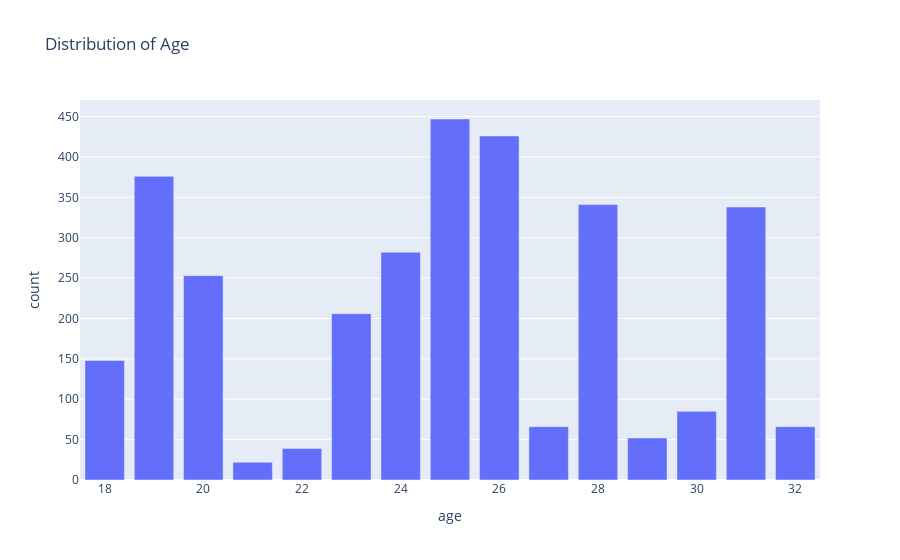

Notebook code for this chart:
### Markdown cell above
<a id="1-1"></a>
### 1.1. Distribution of Age

### Code cell
# Create a DataFrame to count the distribution of 'age'
age_distribution = df['age'].value_counts().reset_index()
age_distribution.columns = ['age', 'count']
    

age_count = age_distribution['count'].sum()
age_distribution['percentage'] = (age_distribution['count'] / age_count) * 100

# Plot the distribution of 'age'
fig = px.bar(age_distribution, 
             x='age', 
             y='count', 
             title="Distribution of Age")
fig.show()

age_distribution

### Figure 1 — Plotly figure (JSON) as saved in the notebook; plotly's stock layout.template omitted (floating-point values rounded to 4 significant figures)
{"data": [{"alignmentgroup": "True", "hovertemplate": "age=%{x}<br>count=%{y}<extra></extra>", "legendgroup": "", "marker": {"color": "#636efa", "pattern": {"shape": ""}}, "name": "", "offsetgroup": "", "orientation": "v", "showlegend": false, "textposition": "auto", "type": "bar", "x": [25, 26, 19, 28, 31, 24, 20, 23, 18, 30, 27, 32, 29, 22, 21], "xaxis": "x", "y": [447, 426, 376, 341, 338, 282, 253, 206, 148, 85, 66, 66, 52, 39, 22], "yaxis": "y"}], "layout": {"barmode": "relative", "legend": {"tracegroupgap": 0}, "title": {"text": "Distribution of Age"}, "xaxis": {"anchor": "y", "domain": [0, 1], "title": {"text": "age"}}, "yaxis": {"anchor": "x", "domain": [0, 1], "title": {"text": "count"}}}}
